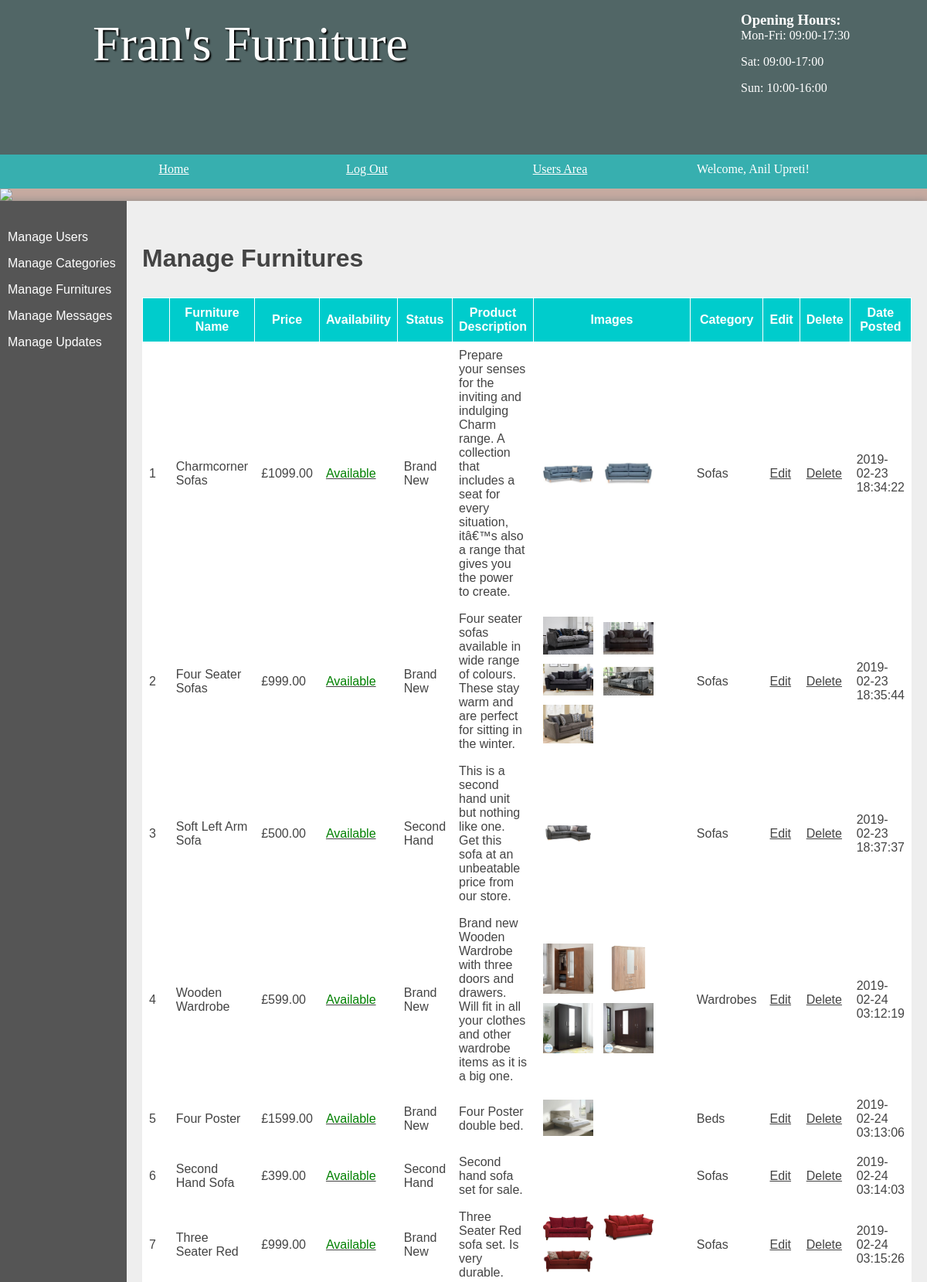
The app's page /Assignment/public/AdminManageFurnitures (signed in, upper part) with its own data.
### tables this page shows
CREATE TABLE `users` (
  `user_id` int(5) NOT NULL,
  `type` varchar(255) NOT NULL,
  `name` varchar(255) NOT NULL,
  `username` varchar(255) NOT NULL,
  `password` varchar(255) NOT NULL
);

CREATE TABLE `furniture` (
  `id` int(11) NOT NULL,
  `name` varchar(45) DEFAULT NULL,
  `description` text,
  `price` decimal(10,2) DEFAULT NULL,
  `availability` varchar(255) NOT NULL,
  `status` varchar(255) NOT NULL,
  `date_posted` datetime NOT NULL,
  `categoryId` int(11) DEFAULT NULL
);

CREATE TABLE `furniture_images` (
  `furniture_image_id` int(11) NOT NULL,
  `path` text NOT NULL,
  `furniture_id` int(11) NOT NULL
);

CREATE TABLE `category` (
  `id` int(11) NOT NULL,
  `name` varchar(45) DEFAULT NULL
);

### Assignment/functions/functions.php (called while the page is built, shortened)
<?php
  function loadTemplate($fileName, $templateVars) {
    extract($templateVars);
    require $fileName;
    $contents = ob_get_clean();
    return $contents;
  }
?>

### Assignment/controllers/AdminManageFurnitures/operation.php (called while the page is built, shortened)
<?php
  $message = "";
  $furnitureClass = new DatabaseTable('furniture');
  $allFurnitures = $furnitureClass->findAll();
  $fileName = '../views/admins/adminmanagefurnitures/adminManageFurnituresContent.php';
  $content = loadTemplate($fileName, ["allFurnitures"=>$allFurnitures, 'message'=>$message,]);
  require_once 'loadview.php';
?>

### Assignment/controllers/AdminManageFurnitures.php (called while the page is built, shortened)
<?php
class AdminManageFurnitures extends Controller{
  public function index($message=[]){
    $this->operation($message);
  }
  public function operation($values = []){
    require_once '../controllers/AdminManageFurnitures/operation.php';
  }
}
?>

### Assignment/core/App.php (called while the page is built, shortened)
<?php
  class App{
    private $method = 'index';
    public function __construct(){
      $link = $this->getProperUrl();
      if(file_exists('../controllers/'. $link[0] .'.php')){
        unset($link[0]);
      }
      $this->controller = new $this->controller;
      $this->parameterArray = $link ? array_values($link) : [];
      call_user_func_array([$this->controller, $this->method], $this->parameterArray);
    }
    public function getProperUrl(){
      if(isset($_GET['url'])){
        $separatedLink = explode('/', filter_var(rtrim($_GET['url'] , '/'), FILTER_SANITIZE_URL));
        return $separatedLink;
      }
    }
  }
 ?>

### Assignment/public/index.php (called while the page is built, shortened)
<?php
  require_once '../dbconnect/dbconnect.php';
  require_once '../models/databasetable.php';
  require_once '../functions/functions.php';
  require_once '../functions/otherDatabaseFunctions.php';
  $application = new App;
?>

### Assignment/models/databasetable.php (called while the page is built, shortened)
<?php
class DatabaseTable{
	public $table;
	function __construct($table){
		$this->table = $table;
	}
	function find($field, $value) {
	    global $pdo;
	    $stmt = $pdo->prepare('SELECT * FROM '.$this->table.' WHERE '.$field.'=:value');
	    $criteria = [
	            'value' => $value
	    ];
	    $stmt->execute($criteria);
	    return $stmt;
	}
	function findAll() {
	    global $pdo;
	    $stmt = $pdo->prepare('SELECT * FROM ' . $this->table);
	    $stmt->execute();
	    return $stmt;
	}
}

### Assignment/functions/otherDatabaseFunctions.php (called while the page is built, shortened)
<?php
  function getUserNameById($id){
    $userClass = new DatabaseTable('users');
    $users = $userClass->find('user_id', $id);
    if($users->rowCount()>0)
      return $users->fetch()['name'];
    else
      return "Unknown";
  }
  function getCategory($catId){
    $categoryClass = new DatabaseTable('category');
    $category = $categoryClass->find('id', $catId);
    return $category->fetch()['name'];
  }
  function getFurnitureImagesByFurniture($furId){
    $furnitureImageClass = new DatabaseTable('furniture_images');
    $images = $furnitureImageClass->find('furniture_id', $furId);
    return $images;
  }
?>

### Assignment/controllers/AdminManageFurnitures/loadview.php (called while the page is built, shortened)
<?php
  $fileName = '../templates/AdminTemplate.php';
  $contents = [
    'title'=>$title,
    'content'=>$content
  ];
  $this->content = loadTemplate($fileName, $contents);
?>

### Assignment/views/admins/adminmanagefurnitures/adminManageFurnituresContent.php (the view, shortened to what this page needs)
<br><br>
<h2>
  Manage Furnitures
</h2>
<table class = "adminTable">
  <tr>
    <th> </th>
    <th>Furniture Name</th>
    <th>Price</th>
    <th>Availability</th>
    <th>Status</th>
    <th>Product Description</th>
    <th>Images</th>
    <th>Category</th>
    <th>Edit</th>
    <th>Delete</th>
    <th>Date Posted</th>
  </tr>
<?php
$count = 0;
  foreach($allFurnitures as $furniture){
    $count++;
$availableText = $furniture['availability'] == "Available" ? "<font style = 'color: green;'>Available</font>" :
                                                             "<font style = 'color: red;'>Unavailable</font>";
$furniture_images = getFurnitureImagesByFurniture($furniture['id']);
$imageText = "";
while($image = $furniture_images->fetch()) {
  $image_name = $_SERVER['DOCUMENT_ROOT'] . '/Assignment/public/'.$image['path'];
  if(file_exists($image_name)){
    $imageText .= '
      <a style = "text-decoration: none;" href = "/Assignment/public/'.$image['path'].'" target = _blank>
        <img alt = "Not Found"
                    onerror="arguments[0].currentTarget.style.display=\'none\'"
                    src = "/Assignment/public/' . $image['path'] . '"
                    class = "tableimage">
      </a>';
  }
}
echo '<tr>
      <td>'.$count.'</td>
      <td>'.$furniture['name'].'</td>
      <td>£'.$furniture['price'].'</td>
      <td><a href = "/Assignment/public/AdminManageFurnitures/availability/'.$furniture['id'].'">'.$availableText.'</td>
      <td>'.$furniture['status'].'</td>
      <td>'.preg_replace('/([^\s]{10})(?=[^\s])/', '$1'.'<wbr>', $furniture['description']).'</td>
      <td style = "width: 230px;">'.$imageText.'</td>
      <td>'.getCategory($furniture['categoryId']).'</td>
      <td><a href = "/Assignment/public/AdminManageFurnitures/edit/'.$furniture['id'].'">Edit</a></td>
      <td><a href = "/Assignment/public/AdminManageFurnitures/delete/'.$furniture['id'].'">Delete</a></td>
      <td>'.$furniture['date_posted'].'</td>
    <tr>';
  }
?>
</table>
<br><br>

### Assignment/templates/AdminTemplate.php (shortened to what this page needs)
<!DOCTYPE html>
<html>
	<head>
		<link rel="stylesheet" href="/Assignment/public/css/styles.css"/>
	</head>
	<body>
	<header>
		<section>
			<aside>
				<h3>Opening Hours:</h3>
				<p>Mon-Fri: 09:00-17:30</p>
				<p>Sat: 09:00-17:00</p>
				<p>Sun: 10:00-16:00</p>
			</aside>
			<h1>Fran's Furniture</h1>
		</section>
	</header>
	<nav>
		<ul>
			<li><a href="/Assignment/public/Admin">Home</a></li>
			<li><a href="/Assignment/public/Logout">Log Out</a></li>
			<li><a href="/Assignment/public/" target="_blank">Users Area</a></li>
			<li><a>Welcome, <?php echo getUserNameById($_SESSION['loggedin']).'!';?></a></li>
		</ul>
	</nav>
<img src="/Assignment/public/images/randombanner.php"/>
	<main class="admin">
	<section class="left">
		<br>
		<ul>
			<li><a href="/Assignment/public/AdminManageUsers">Manage Users</a></li>
			<li><a href="/Assignment/public/AdminManageCategories">Manage Categories</a></li>
			<li><a href="/Assignment/public/AdminManageFurnitures">Manage Furnitures</a></li>
			<li><a href="/Assignment/public/AdminManageMessages">Manage Messages</a></li>
			<li><a href="/Assignment/public/AdminManageUpdates">Manage Updates</a></li>
		</ul>
	</section>
	<section class="right">
		<?php echo $content;?>
	</section>
	</main>
</body>
</html>

### Assignment/views/index.php
<?php
  echo $data;
?>

### Assignment/public/css/styles.css (style rules this page uses)
* { margin: 0; padding: 0; }
html { font-family: 'Oxygen-Regular', verdana, sans-serif; }
body { background-color: #C6AAA0; }
header { background-color: #516666 ; color: white; height: 200px; }
header aside { float: right; margin-top: 15px; }
header section { width: 1000px; display: block; margin:auto; }
header h1 { float: left; margin-left: 20px; }
nav { width: 100%; background-color: #37AFAF; overflow: auto; }
body > img { width: 100%; display: block; }
nav ul { width: 1000px; margin: auto; display: block; list-style-type: none; }
nav ul li { width: 25%; float: left; overflow: auto; text-align: center; }
nav a { color: white; padding-top: 10px; display: block; }
nav { font-family: 'Oxygen-Regular'; }
header section { display: block; font-family: 'Mr Dafoe', cursive; }
header h1 { font-weight: normal; }
h1 { font-size:4em; color: white; text-align: center; padding-top: 20px; text-shadow: 2px 2px 2px #000; }
main { min-height: 85vh; background-color: #eee; width: 70vw; display: block; margin: auto; box-shadow: 0px 0px 10px #888; color:#444; }
main h2 { font-size:2em; }
p, li, h2 { margin-bottom: 1em; }
.left ul { list-style-type: none }
section a { color: #444; }
table { width: 100%; margin-top: 20px; }
td { padding: 5px; border-bottom: 1px solid #333; }
.admin { width: 100%; }
.stock, .admin { display: table; }
.stock > ul, .admin .left { width: 12vw; list-style-type: none; display: table-cell; padding: 10px; background-color: #555; margin: 0; }
.stock .products, .admin .right { display: table-cell; padding: 20px; }
.stock > ul a, .admin .left a { color: white; text-decoration: none; }
.right { padding: 20px; }
main img { display: block; }
.adminTable { border-collapse: collapse; }
.adminTable td, th { border: 1px solid white; padding: 8px; }
.adminTable tr:nth-child(even) { background-color: #fff; }
.adminTable th { padding-top: 10px; padding-bottom: 10px; text-align: center; background-color: #00cccc; color: white; }
.tableimage { width: 65px; margin: 4px; transition: 0.2s; display: inline; }

### records on screen
users: name "Anil Upreti"
furniture: name "Charmcorner Sofas", price "1099.00", availability "Available", status "Brand New", description "Prepare your senses for the inviting and indulging Charm range. A collection that includes a seat for every situation, itâ€™ s also a range that gives you the power to create.", categoryId.name "Sofas", date_posted "2019-02-23 18:34:22"
furniture_images: path (picture)
furniture_images: path (picture)
furniture: name "Four Seater Sofas", price "999.00", availability "Available", status "Brand New", description "Four seater sofas available in wide range of colours. These stay warm and are perfect for sitting in the winter.", categoryId.name "Sofas", date_posted "2019-02-23 18:35:44"
furniture_images: path (picture)
furniture_images: path (picture)
furniture_images: path (picture)
furniture_images: path (picture)
furniture_images: path (picture)
furniture: name "Soft Left Arm Sofa", price "500.00", availability "Available", status "Second Hand", description "This is a second hand unit but nothing like one. Get this sofa at an unbeatable price from our store.", categoryId.name "Sofas", date_posted "2019-02-23 18:37:37"
furniture_images: path (picture)
furniture: name "Wooden Wardrobe", price "599.00", availability "Available", status "Brand New", description "Brand new Wooden Wardrobe with three doors and drawers. Will fit in all your clothes and other wardrobe items as it is a big one.", categoryId.name "Wardrobes", date_posted "2019-02-24 03:12:19"
furniture_images: path (picture)
furniture_images: path (picture)
furniture_images: path (picture)
furniture_images: path (picture)
furniture: name "Four Poster", price "1599.00", availability "Available", status "Brand New", description "Four Poster double bed.", categoryId.name "Beds", date_posted "2019-02-24 03:13:06"
furniture_images: path (picture)
furniture: name "Second Hand Sofa", price "399.00", availability "Available", status "Second Hand", description "Second hand sofa set for sale.", categoryId.name "Sofas", date_posted "2019-02-24 03:14:03"
furniture: name "Three Seater Red", price "999.00", availability "Available", status "Brand New", description "Three Seater Red sofa set. Is very durable.", categoryId.name "Sofas", date_posted "2019-02-24 03:15:26"
furniture_images: path (picture)
furniture_images: path (picture)
furniture_images: path (picture)
